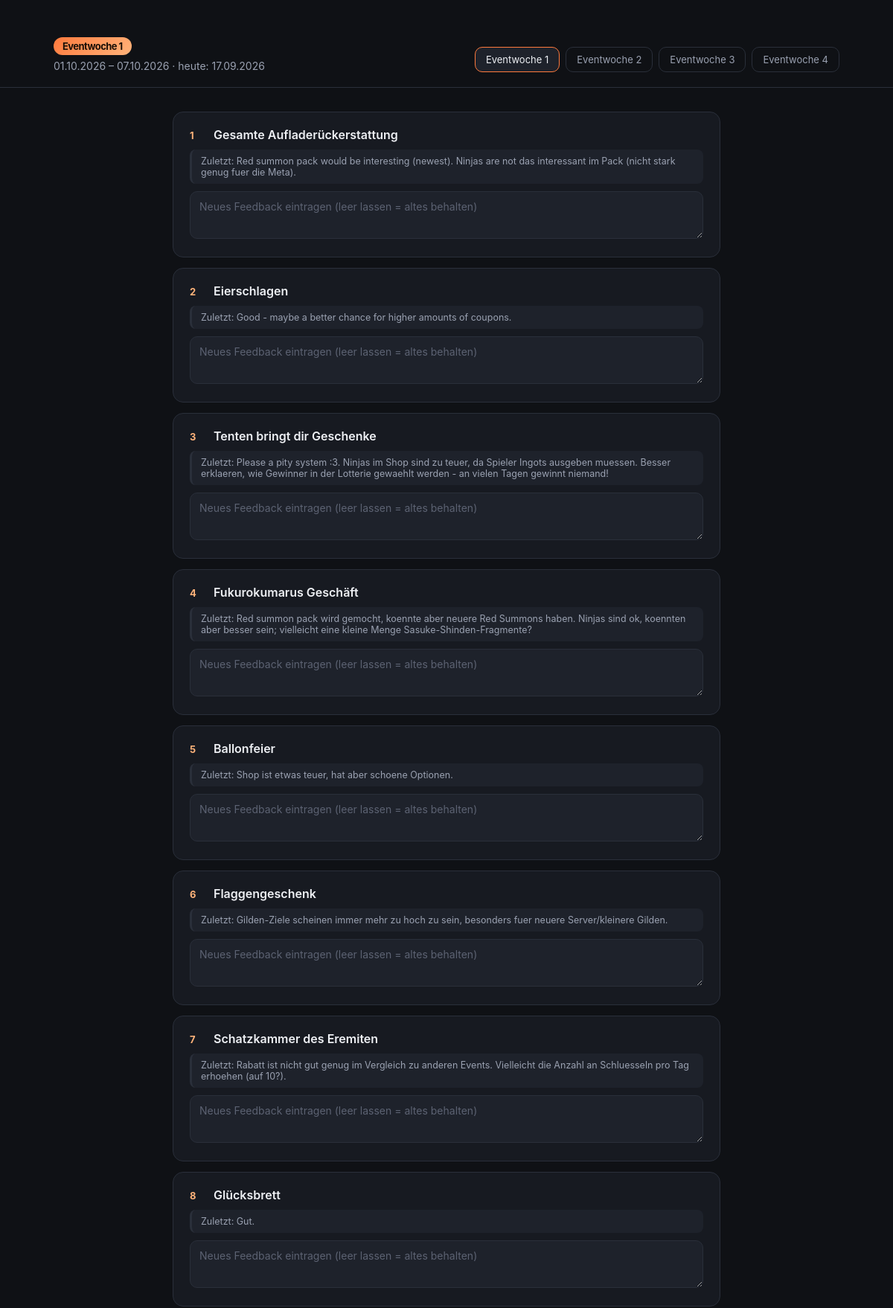
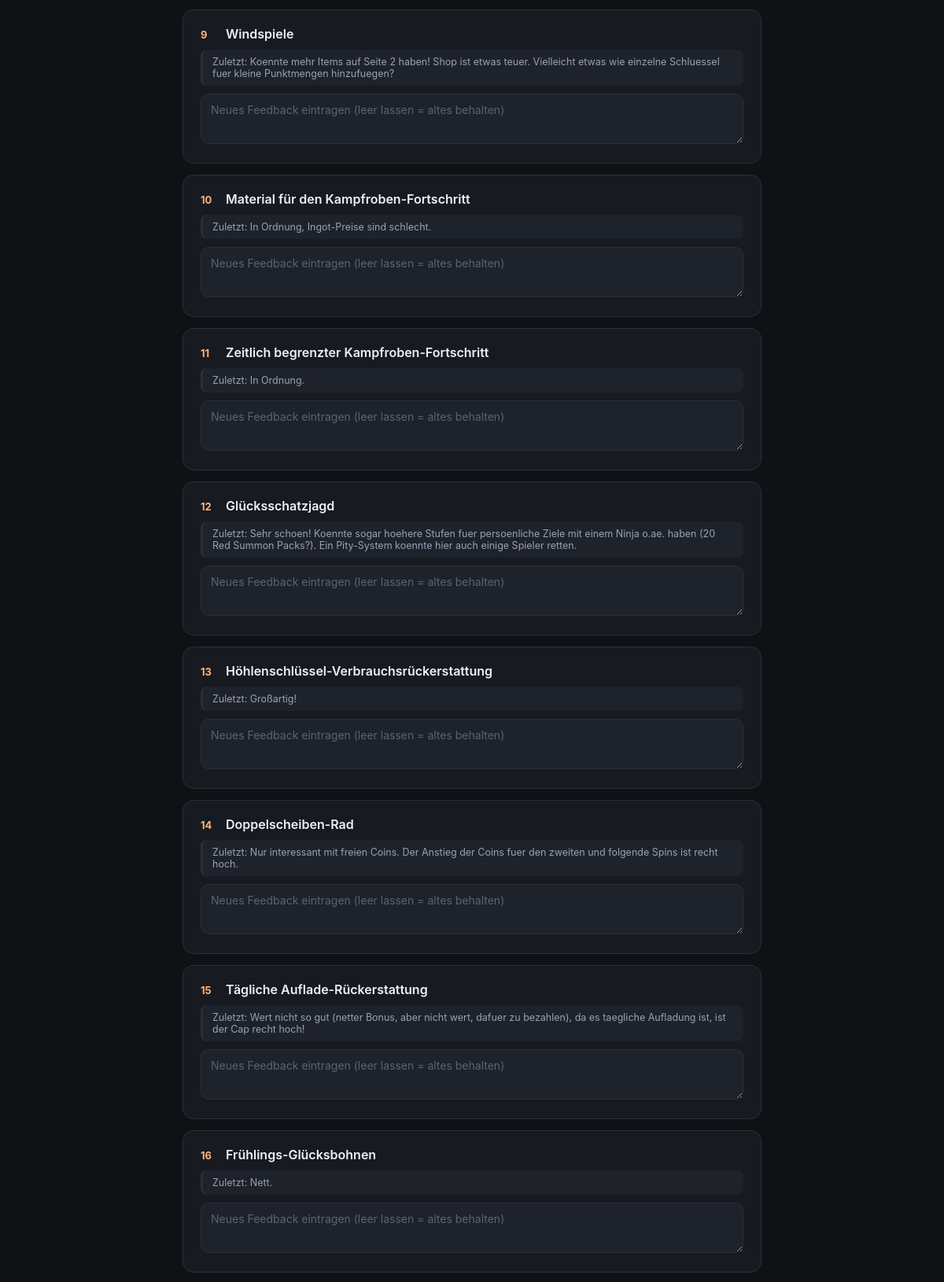
The page /?week=1 (upper part) on the database its author committed (2 pictures, top to bottom).
### tables this page shows
CREATE TABLE events (
    week_number  INTEGER NOT NULL,
    event_order  INTEGER NOT NULL,
    name         TEXT NOT NULL,
    feedback     TEXT NOT NULL DEFAULT '',
    updated_at   TEXT,
    PRIMARY KEY (week_number, event_order)
);

### app.py (the view)
@app.route("/", methods=["GET"])
def index():
    week_arg = request.args.get("week")
    week_number, week_start, week_end = get_week(week_arg)
    events = db.get_events(week_number)
    last_doc = db.get_last_run(week_number)
    last_docx, last_txt = download_names(last_doc)
    return render_template(
        "index.html",
        week_number=week_number,
        week_names=WEEK_NAMES,
        week_start=week_start,
        week_end=week_end,
        events=events,
        today=date.today(),
        last_doc=last_doc,
        last_docx=last_docx,
        last_txt=last_txt,
    )

### app.py (called while the page is built, shortened)
def get_week(week_arg):
    if week_arg:
        return week_info_for(int(week_arg))
    return current_week_info()

def download_names(last_doc):
    if not last_doc:
        return None, None

### cycle.py (called while the page is built)
def current_week_info(today: date = None):
    if today is None:
        today = date.today()
    cycle_length = WEEK_LENGTH_DAYS * NUM_WEEKS_IN_CYCLE
    days_since_start = (today - START_DATE).days
    if days_since_start < 0:
        days_since_start %= cycle_length
    position_in_cycle = days_since_start % cycle_length
    week_index = position_in_cycle // WEEK_LENGTH_DAYS  # 0-based
    eventwoche_nummer = int(week_index) + 1
    week_start = START_DATE + timedelta(
        days=int(week_index) * WEEK_LENGTH_DAYS
        + (days_since_start // cycle_length) * cycle_length
    )
    week_end = week_start + timedelta(days=WEEK_LENGTH_DAYS - 1)
    return eventwoche_nummer, week_start, week_end

def week_info_for(eventwoche_nummer: int, today: date = None):
    if today is None:
        today = date.today()
    current_num, current_start, _ = current_week_info(today)
    offset_weeks = (eventwoche_nummer - current_num) % NUM_WEEKS_IN_CYCLE
    week_start = current_start + timedelta(days=offset_weeks * WEEK_LENGTH_DAYS)
    week_end = week_start + timedelta(days=WEEK_LENGTH_DAYS - 1)
    return eventwoche_nummer, week_start, week_end

### db.py (called while the page is built)
def get_connection():
    conn = sqlite3.connect(DB_PATH)
    conn.row_factory = sqlite3.Row
    return conn

def get_events(week_number):
    conn = get_connection()
    cur = conn.execute(
        "SELECT event_order, name, feedback FROM events WHERE week_number = ? ORDER BY event_order",
        (week_number,),
    )
    rows = [dict(r) for r in cur.fetchall()]
    conn.close()
    return rows

def get_last_run(week_number):
    conn = get_connection()
    cur = conn.execute(
        """SELECT week_start, week_end, docx_path, created_at FROM runs
           WHERE week_number = ? ORDER BY id DESC LIMIT 1""",
        (week_number,),
    )
    row = cur.fetchone()
    conn.close()
    return dict(row) if row else None

### templates/index.html (shortened to what this page needs)
<!DOCTYPE html>
<html lang="de">
<head>
</head>
<body>
<header>
  <div class="titleblock">
    <h1><span class="badge">{{ week_names[week_number] }}</span></h1>
    <div class="sub">{{ week_start.strftime('%d.%m.%Y') }} &ndash; {{ week_end.strftime('%d.%m.%Y') }} &middot; heute: {{ today.strftime('%d.%m.%Y') }}</div>
  </div>
  <div class="week-switch">
    {% for w in [1,2,3,4] %}
      <a href="{{ url_for('index', week=w) }}" class="{{ 'active' if w == week_number else '' }}">{{ week_names[w] }}</a>
    {% endfor %}
  </div>
</header>
<main>
  <form method="POST" action="{{ url_for('save') }}">
    {% for ev in events %}
    <div class="event-card">
      <div class="event-head">
        <span class="event-num">{{ ev.event_order }}</span>
        <span class="event-name">{{ ev.name }}</span>
      </div>
      {% if ev.feedback %}
        <p class="old-feedback">Zuletzt: {{ ev.feedback }}</p>
      {% else %}
        <p class="old-feedback empty">Noch kein Feedback vorhanden</p>
      {% endif %}
      <textarea name="feedback_{{ ev.event_order }}" placeholder="Neues Feedback eintragen (leer lassen = altes behalten)"></textarea>
    </div>
    {% endfor %}
  </form>
</main>
</body>
</html>

### templates/index.html (style rules this page uses)
:root { --bg: #0f1115; --panel: #171a21; --panel-2: #1e222b; --border: #2a2f3a; --text: #eef0f4; --text-dim: #9aa1b1; --accent: #ff7a3d; --accent-2: #ffb37a; --good: #4ade80; --radius: 14px; }
* { box-sizing: border-box; }
body { margin: 0; font-family: -apple-system, BlinkMacSystemFont, "Segoe UI", Roboto, Helvetica, Arial, sans-serif; background: radial-gradient(1200px 600px at 10% -10%, #23283a 0%, var(--bg) 60%); color: var(--text); min-height: 100vh; padding-bottom: 120px; }
header { padding: 40px 6vw 20px; display: flex; justify-content: space-between; align-items: flex-end; flex-wrap: wrap; gap: 16px; border-bottom: 1px solid var(--border); }
.titleblock h1 { margin: 0 0 6px; font-size: 28px; letter-spacing: -0.02em; }
.titleblock .sub { color: var(--text-dim); font-size: 14px; }
.badge { display: inline-block; background: linear-gradient(135deg, var(--accent), var(--accent-2)); color: #1a0f07; font-weight: 700; padding: 4px 12px; border-radius: 999px; font-size: 13px; margin-right: 8px; }
.week-switch { display: flex; gap: 8px; }
.week-switch a { text-decoration: none; color: var(--text-dim); border: 1px solid var(--border); padding: 8px 14px; border-radius: 10px; font-size: 13px; transition: all 0.15s ease; }
.week-switch a.active { background: var(--panel-2); color: var(--text); border-color: var(--accent); }
main { max-width: 880px; margin: 0 auto; padding: 32px 6vw; }
.event-card { background: var(--panel); border: 1px solid var(--border); border-radius: var(--radius); padding: 20px 22px; margin-bottom: 14px; transition: border-color 0.15s ease; }
.event-head { display: flex; align-items: baseline; gap: 10px; margin-bottom: 10px; }
.event-num { color: var(--accent-2); font-weight: 700; font-size: 13px; min-width: 22px; }
.event-name { font-size: 16px; font-weight: 600; }
.old-feedback { font-size: 12.5px; color: var(--text-dim); margin: 0 0 10px; padding: 8px 12px; background: var(--panel-2); border-radius: 8px; border-left: 3px solid var(--border); }
textarea { width: 100%; min-height: 64px; resize: vertical; background: var(--panel-2); border: 1px solid var(--border); border-radius: 10px; color: var(--text); padding: 10px 12px; font-size: 14px; font-family: inherit; line-height: 1.4; }
textarea::placeholder { color: #5c6272; }

### rows shown on the page
events: event_order "1", name "Gesamte Aufladerückerstattung", feedback "Red summon pack would be interesting (newest). Ninjas are not das interessant im Pack (nicht stark genug fuer die Meta).", event_order "Neues Feedback eintragen (leer lassen = altes behalten)"
events: event_order "2", name "Eierschlagen", feedback "Good - maybe a better chance for higher amounts of coupons.", event_order "Neues Feedback eintragen (leer lassen = altes behalten)"
events: event_order "3", name "Tenten bringt dir Geschenke", feedback "Please a pity system :3. Ninjas im Shop sind zu teuer, da Spieler Ingots ausgeben muessen. Besser erklaeren, wie Gewinner in der Lotterie gewaehlt werden - an vielen Tagen gewinnt niemand!", event_order "Neues Feedback eintragen (leer lassen = altes behalten)"
events: event_order "4", name "Fukurokumarus Geschäft", feedback "Red summon pack wird gemocht, koennte aber neuere Red Summons haben. Ninjas sind ok, koennten aber besser sein; vielleicht eine kleine Menge Sasuke-Shinden-Fragmente?", event_order "Neues Feedback eintragen (leer lassen = altes behalten)"
events: event_order "5", name "Ballonfeier", feedback "Shop ist etwas teuer, hat aber schoene Optionen.", event_order "Neues Feedback eintragen (leer lassen = altes behalten)"
events: event_order "6", name "Flaggengeschenk", feedback "Gilden-Ziele scheinen immer mehr zu hoch zu sein, besonders fuer neuere Server/kleinere Gilden.", event_order "Neues Feedback eintragen (leer lassen = altes behalten)"
events: event_order "7", name "Schatzkammer des Eremiten", feedback "Rabatt ist nicht gut genug im Vergleich zu anderen Events. Vielleicht die Anzahl an Schluesseln pro Tag erhoehen (auf 10?).", event_order "Neues Feedback eintragen (leer lassen = altes behalten)"
events: event_order "8", name "Glücksbrett", feedback "Gut.", event_order "Neues Feedback eintragen (leer lassen = altes behalten)"
events: event_order "9", name "Windspiele", feedback "Koennte mehr Items auf Seite 2 haben! Shop ist etwas teuer. Vielleicht etwas wie einzelne Schluessel fuer kleine Punktmengen hinzufuegen?", event_order "Neues Feedback eintragen (leer lassen = altes behalten)"
events: event_order "10", name "Material für den Kampfroben-Fortschritt", feedback "In Ordnung, Ingot-Preise sind schlecht.", event_order "Neues Feedback eintragen (leer lassen = altes behalten)"
events: event_order "11", name "Zeitlich begrenzter Kampfroben-Fortschritt", feedback "In Ordnung.", event_order "Neues Feedback eintragen (leer lassen = altes behalten)"
events: event_order "12", name "Glücksschatzjagd", feedback "Sehr schoen! Koennte sogar hoehere Stufen fuer persoenliche Ziele mit einem Ninja o.ae. haben (20 Red Summon Packs?). Ein Pity-System koennte hier auch einige Spieler retten.", event_order "Neues Feedback eintragen (leer lassen = altes behalten)"
events: event_order "13", name "Höhlenschlüssel-Verbrauchsrückerstattung", feedback "Großartig!", event_order "Neues Feedback eintragen (leer lassen = altes behalten)"
events: event_order "14", name "Doppelscheiben-Rad", feedback "Nur interessant mit freien Coins. Der Anstieg der Coins fuer den zweiten und folgende Spins ist recht hoch.", event_order "Neues Feedback eintragen (leer lassen = altes behalten)"
events: event_order "15", name "Tägliche Auflade-Rückerstattung", feedback "Wert nicht so gut (netter Bonus, aber nicht wert, dafuer zu bezahlen), da es taegliche Aufladung ist, ist der Cap recht hoch!", event_order "Neues Feedback eintragen (leer lassen = altes behalten)"
events: event_order "16", name "Frühlings-Glücksbohnen", feedback "Nett.", event_order "Neues Feedback eintragen (leer lassen = altes behalten)"

### other values the page prints
{{ week_names[week_number] }} "Eventwoche 1"
{{ week_start.strftime('%d.%m.%Y') }} "01.10.2026"
{{ week_end.strftime('%d.%m.%Y') }} "07.10.2026"
{{ today.strftime('%d.%m.%Y') }} "17.09.2026"
{{ week_names[w] }} "Eventwoche 1" "Eventwoche 2" "Eventwoche 3" "Eventwoche 4"
